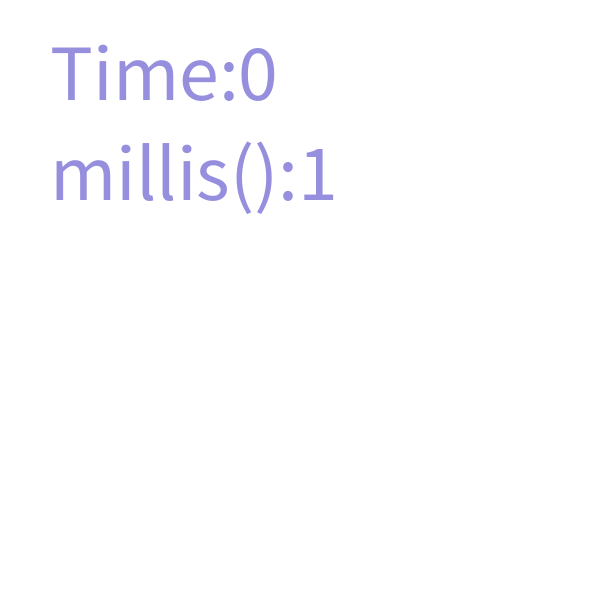
Frame 1 (no input)
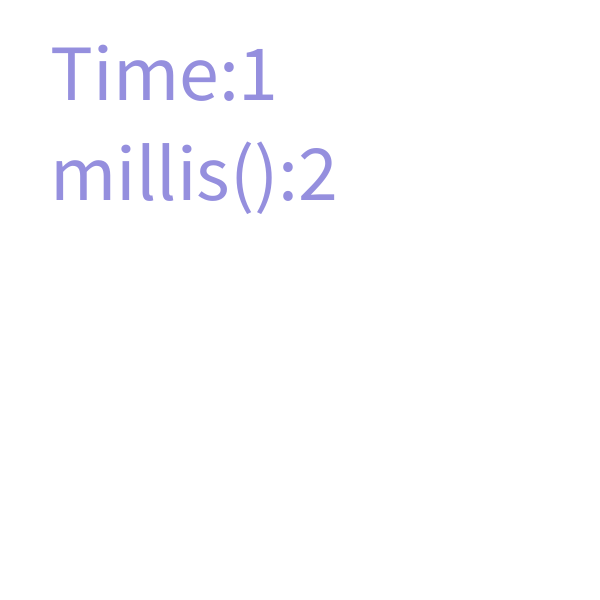
Frame 60 (the mouse pressed at the canvas centre just before this capture)
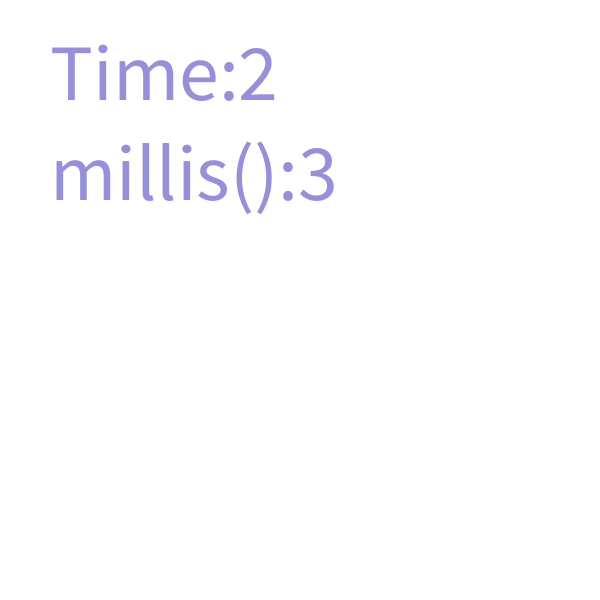
Frame 120 (the mouse held since frame 60 and released just before this capture)

The Processing sketch that drew these frames (run headless with seeded random() and noise(); from frame 60 on, the mouse is pressed at the canvas centre):

// Processing sketch: week08_4_textsize
// ── week08_4_textsize.pde
void setup(){
  size(600,600);//視窗大小
  fill(#958FDE);//文字顏色
  textSize(80);
}
void draw(){
  background(255);//背景白色
  text("Time:"+frameCount/60,50,100);
  text("millis():"+millis()/1000,50,200);
  //millis千分之一秒
}//每秒60frame
